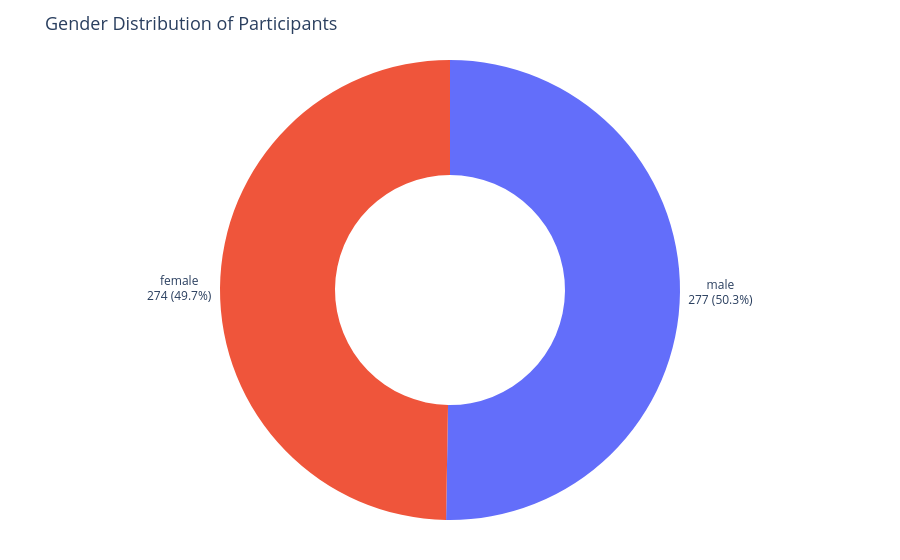

This figure's notebook cell:
### Markdown cell above
### 1.1. Gender distribution

### Code cell
counts = unique['gender_label'].value_counts().reset_index()
counts.columns = ['Gender', 'Count']

fig = px.pie(
    counts, values='Count', names='Gender',
    title='Gender Distribution of Participants',
    color='Gender',
    hole=0.5
)
 
fig.update_traces(
    texttemplate='%{label}<br>%{value} (%{percent})',
    textposition='outside'
)
 
fig.update_layout(
    showlegend=False,
    title_font_size=18,
    margin=dict(t=60, b=40, l=40, r=40)
)
 
fig.show()

### Figure 1 — Plotly figure (JSON) as saved in the notebook; plotly's stock layout.template omitted (floating-point values rounded to 4 significant figures)
{"data": [{"customdata": [["male"], ["female"]], "domain": {"x": [0, 1], "y": [0, 1]}, "hole": 0.5, "hovertemplate": "Gender=%{customdata[0]}<br>Count=%{value}<extra></extra>", "labels": ["male", "female"], "legendgroup": "", "marker": {"colors": ["#636efa", "#EF553B"]}, "name": "", "showlegend": true, "textposition": "outside", "texttemplate": "%{label}<br>%{value} (%{percent})", "type": "pie", "values": [277, 274]}], "layout": {"legend": {"tracegroupgap": 0}, "margin": {"b": 40, "l": 40, "r": 40, "t": 60}, "showlegend": false, "title": {"font": {"size": 18}, "text": "Gender Distribution of Participants"}}}
